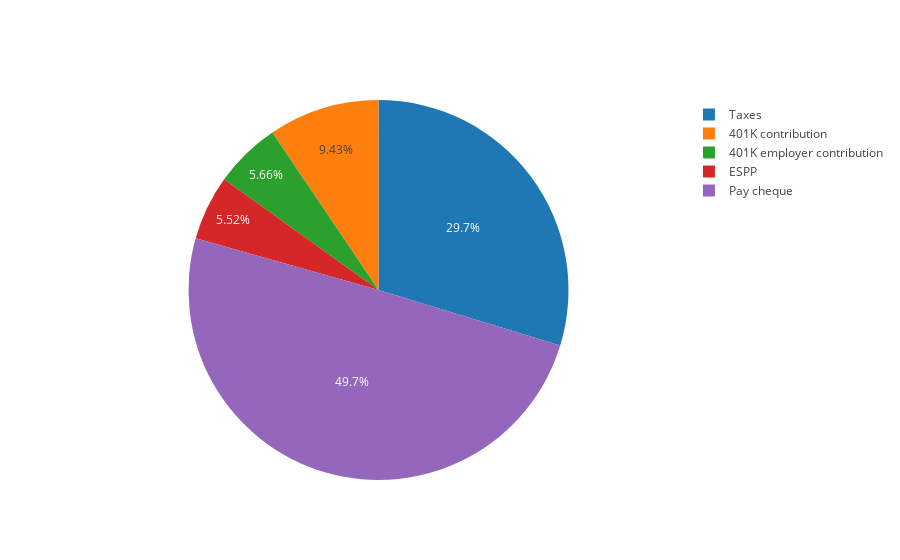
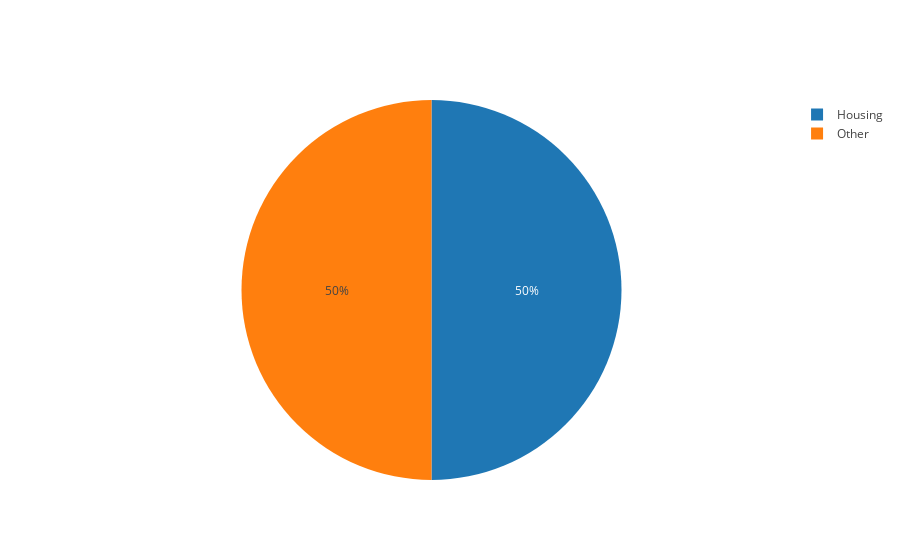
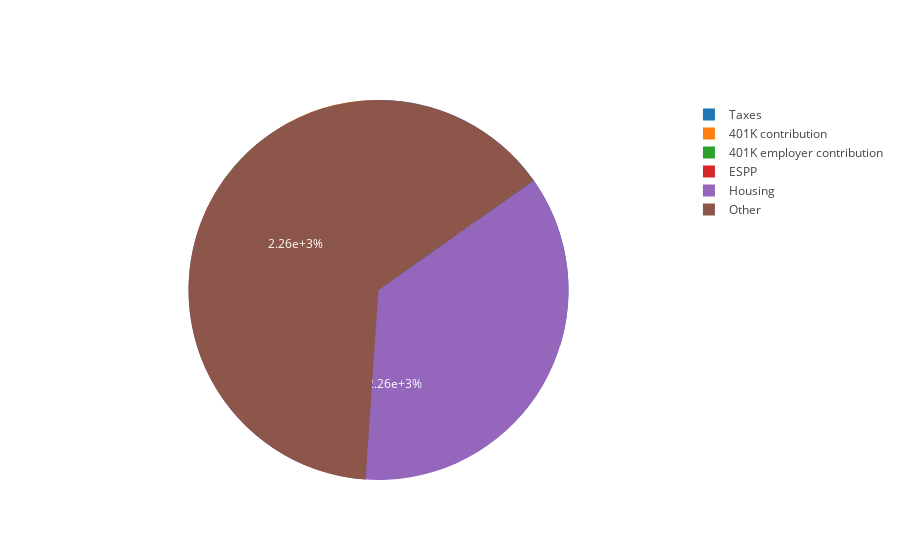
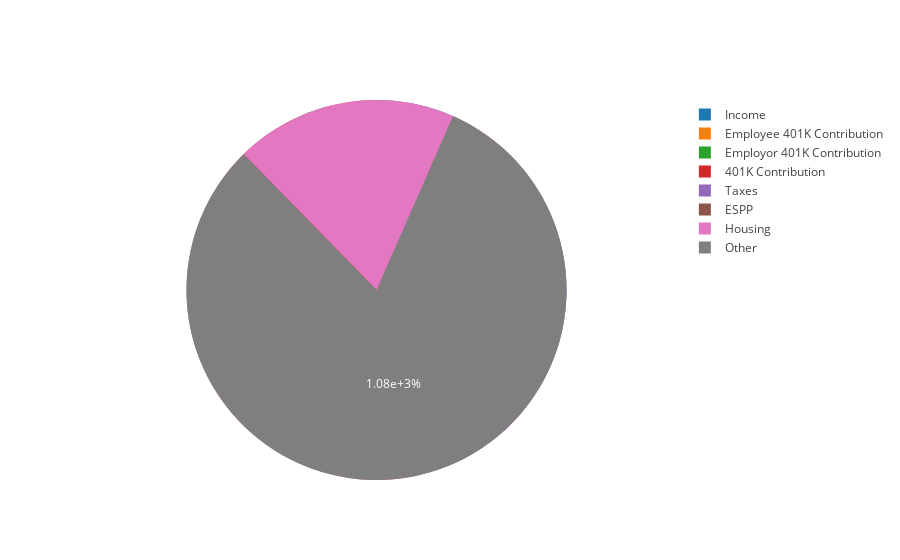

The cell these charts' notebook holds for them, in order:
### Code cell
p = plan(salary=1000,
     retirement_contribution=10,
     retirement_match=6,
     retirement_match_max=50000,
     espp_contribution=10,
     budget = {
         "Housing": 2000,
         "Other": 2000
     },
     additional_monthly_savings = 800,
     retirement_monthly_spend = 5000
    ).plan(12).planRetirement();

p.printTitle("Basics").graphBasics().printBasics();
p.printTitle("Budget").graphBudget().printBudget();
p.printTitle("Detailed").graphDetailed().printDetailed();
p.printTitle("Monthly").graphMonthly().printMonthly();
# p.printTitle("Pay cheque").graphPaycheque().printPaycheque();
p.printTitle("401K").graphRetirement().printRetirement();

p.printTitle("Retirement Plan").graphRetirementPlan();

### Figure 1 — Plotly figure (JSON) as saved in the notebook; plotly's stock layout.template omitted (floating-point values rounded to 4 significant figures)
{"data": [{"labels": ["Taxes", "401K contribution", "401K employer contribution", "ESPP", "Pay cheque"], "sort": false, "type": "pie", "uid": "784b5a89-1a81-4ffd-9796-90657b0f1de0", "values": [315, 100, 60, 58.5, 526.5]}], "layout": {}}

### Figure 2 — Plotly figure (JSON) as saved in the notebook; plotly's stock layout.template omitted (floating-point values rounded to 4 significant figures)
{"data": [{"labels": ["Housing", "Other"], "sort": false, "type": "pie", "uid": "843725eb-1795-4b5c-8b06-c99c02b00f33", "values": [2000, 2000]}], "layout": {}}

### Figure 3 — Plotly figure (JSON) as saved in the notebook; plotly's stock layout.template omitted (floating-point values rounded to 4 significant figures)
{"data": [{"labels": ["Taxes", "401K contribution", "401K employer contribution", "ESPP", "Housing", "Other", "Savings"], "sort": false, "type": "pie", "uid": "f7bf3c55-7987-4142-835e-dbeb13e8a896", "values": [315, 100, 60, 58.5, 24000, 24000, -47470.0]}], "layout": {}}

### Figure 4 — Plotly figure (JSON) as saved in the notebook; plotly's stock layout.template omitted (floating-point values rounded to 4 significant figures)
{"data": [{"labels": ["Income", "Employee 401K Contribution", "Employor 401K Contribution", "401K Contribution", "Taxes", "ESPP", "Housing", "Other", "Savings"], "sort": false, "type": "pie", "uid": "daa24c37-3886-4e0e-8a61-aa5534e6020e", "values": [83.33, 8.333, 5, 13.33, 26.25, 4.875, 2000, 2000, -3956.0]}], "layout": {}}
